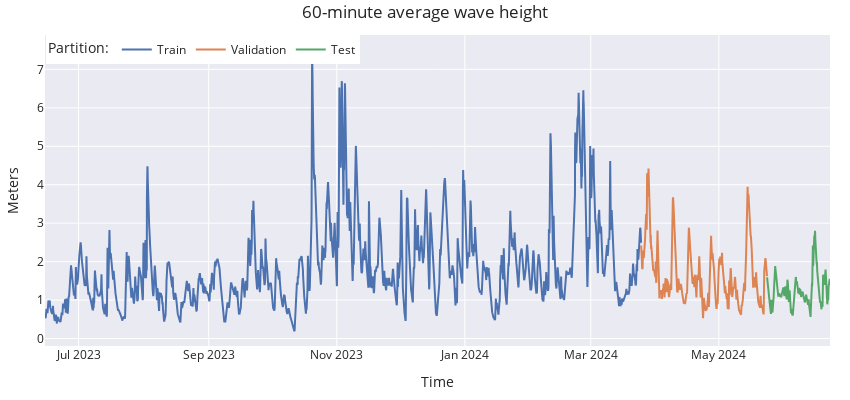

Notebook code for this chart:
### Code cell
# Interactive plot of clean and split time series
# ==============================================================================
fig = go.Figure()
fig.add_trace(go.Scatter(x=df_train.index, y=df_train['wave_height'], mode='lines', name='Train'))
fig.add_trace(go.Scatter(x=df_val.index, y=df_val['wave_height'], mode='lines', name='Validation'))
fig.add_trace(go.Scatter(x=df_test.index, y=df_test['wave_height'], mode='lines', name='Test'))
fig.update_layout(
    title  = '60-minute average wave height',
    xaxis_title="Time",
    yaxis_title="Meters",
    legend_title="Partition:",
    width=850,
    height=400,
    margin=dict(l=20, r=20, t=35, b=20),
    legend=dict(
        orientation="h",
        yanchor="top",
        y=1,
        xanchor="left",
        x=0.001
    )
)
#fig.update_xaxes(rangeslider_visible=True)
fig.show()

### Figure 1 — Plotly figure (JSON) as saved in the notebook; plotly's stock layout.template omitted (floating-point values rounded to 4 significant figures; data arrays with more than 128 entries replaced by an {"elided": "..."} marker saying what was removed)
{"data": [{"mode": "lines", "name": "Train", "type": "scatter", "x": {"elided": "6816 str values"}, "y": {"elided": "6816 float values"}}, {"mode": "lines", "name": "Validation", "type": "scatter", "x": {"elided": "1440 str values"}, "y": {"elided": "1440 float values"}}, {"mode": "lines", "name": "Test", "type": "scatter", "x": {"elided": "720 str values"}, "y": {"elided": "720 float values"}}], "layout": {"height": 400, "legend": {"orientation": "h", "title": {"text": "Partition:"}, "x": 0.001, "xanchor": "left", "y": 1, "yanchor": "top"}, "margin": {"b": 20, "l": 20, "r": 20, "t": 35}, "title": {"text": "60-minute average wave height"}, "width": 850, "xaxis": {"title": {"text": "Time"}}, "yaxis": {"title": {"text": "Meters"}}}}
